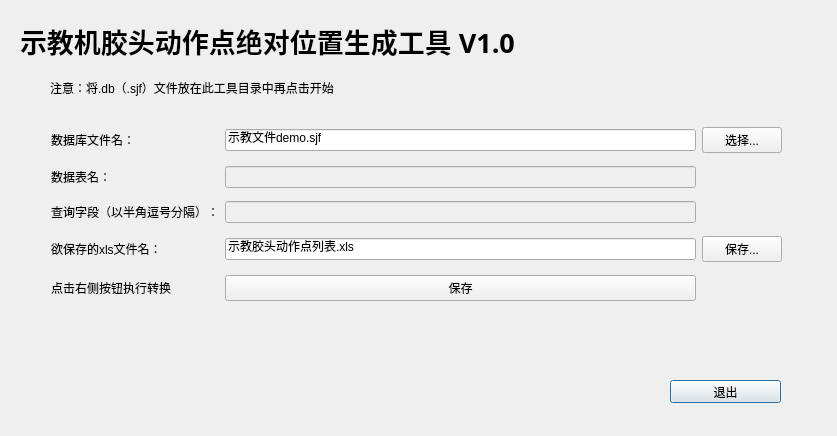
<?xml version="1.0" encoding="UTF-8"?>
<ui version="4.0">
 <class>Dialog</class>
 <widget class="QDialog" name="Dialog">
  <property name="geometry">
   <rect>
    <x>0</x>
    <y>0</y>
    <width>837</width>
    <height>436</height>
   </rect>
  </property>
  <widget class="QLabel" name="label">
   <property name="geometry">
    <rect>
     <x>20</x>
     <y>20</y>
     <width>511</width>
     <height>41</height>
    </rect>
   </property>
   <property name="font">
    <font>
     <family>微软雅黑</family>
     <pointsize>20</pointsize>
     <weight>75</weight>
     <bold>true</bold>
    </font>
   </property>
   <property name="text">
    <string>示教机胶头动作点绝对位置生成工具 V1.0</string>
   </property>
  </widget>
  <widget class="QLabel" name="label_2">
   <property name="geometry">
    <rect>
     <x>50</x>
     <y>80</y>
     <width>471</width>
     <height>16</height>
    </rect>
   </property>
   <property name="text">
    <string>注意：将.db（.sjf）文件放在此工具目录中再点击开始</string>
   </property>
  </widget>
  <widget class="QPushButton" name="pushButton_2">
   <property name="geometry">
    <rect>
     <x>670</x>
     <y>380</y>
     <width>111</width>
     <height>23</height>
    </rect>
   </property>
   <property name="text">
    <string>退出</string>
   </property>
  </widget>
  <widget class="QWidget" name="layoutWidget">
   <property name="geometry">
    <rect>
     <x>51</x>
     <y>120</y>
     <width>731</width>
     <height>191</height>
    </rect>
   </property>
   <layout class="QGridLayout" name="gridLayout">
    <item row="0" column="0">
     <widget class="QLabel" name="label_3">
      <property name="text">
       <string>数据库文件名：</string>
      </property>
     </widget>
    </item>
    <item row="0" column="1">
     <widget class="QLineEdit" name="lineEdit_3">
      <property name="text">
       <string>示教文件demo.sjf</string>
      </property>
     </widget>
    </item>
    <item row="0" column="2">
     <widget class="QPushButton" name="pushButton_3">
      <property name="text">
       <string>选择...</string>
      </property>
     </widget>
    </item>
    <item row="1" column="0">
     <widget class="QLabel" name="label_4">
      <property name="text">
       <string>数据表名：</string>
      </property>
     </widget>
    </item>
    <item row="1" column="1">
     <widget class="QLineEdit" name="lineEdit_4">
      <property name="enabled">
       <bool>false</bool>
      </property>
     </widget>
    </item>
    <item row="2" column="0">
     <widget class="QLabel" name="label_5">
      <property name="text">
       <string>查询字段（以半角逗号分隔）：</string>
      </property>
     </widget>
    </item>
    <item row="2" column="1">
     <widget class="QLineEdit" name="lineEdit_5">
      <property name="enabled">
       <bool>false</bool>
      </property>
     </widget>
    </item>
    <item row="3" column="0">
     <widget class="QLabel" name="label_6">
      <property name="text">
       <string>欲保存的xls文件名：</string>
      </property>
     </widget>
    </item>
    <item row="3" column="1">
     <widget class="QLineEdit" name="lineEdit_6">
      <property name="text">
       <string>示教胶头动作点列表.xls</string>
      </property>
     </widget>
    </item>
    <item row="3" column="2">
     <widget class="QPushButton" name="pushButton_4">
      <property name="text">
       <string>保存...</string>
      </property>
     </widget>
    </item>
    <item row="4" column="0">
     <widget class="QLabel" name="label_7">
      <property name="text">
       <string>点击右侧按钮执行转换</string>
      </property>
     </widget>
    </item>
    <item row="4" column="1">
     <widget class="QPushButton" name="pushButton">
      <property name="text">
       <string>保存</string>
      </property>
     </widget>
    </item>
   </layout>
  </widget>
 </widget>
 <resources/>
 <connections>
  <connection>
   <sender>pushButton_2</sender>
   <signal>clicked()</signal>
   <receiver>Dialog</receiver>
   <slot>close()</slot>
   <hints>
    <hint type="sourcelabel">
     <x>725</x>
     <y>391</y>
    </hint>
    <hint type="destinationlabel">
     <x>418</x>
     <y>217</y>
    </hint>
   </hints>
  </connection>
 </connections>
</ui>
